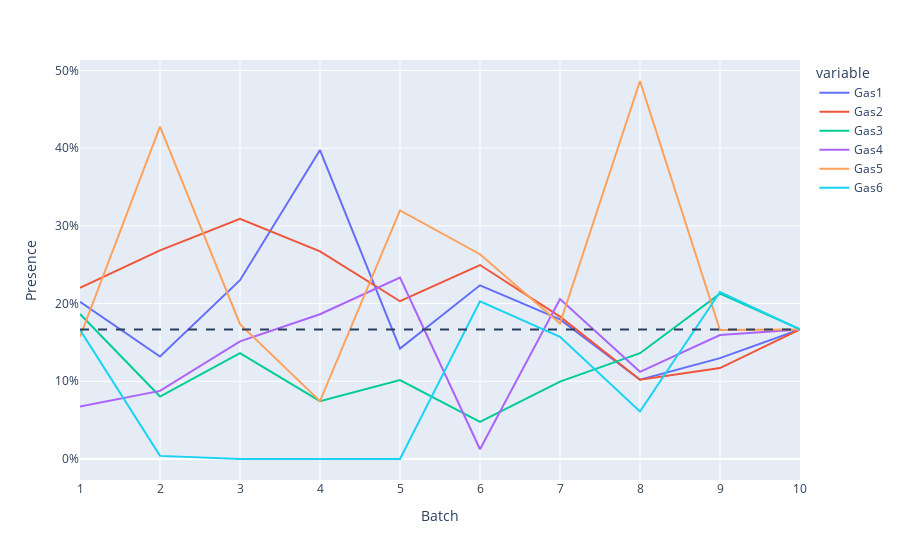

The cell this chart's notebook holds for it:
### Code cell
fig = px.line(df)
fig.update_layout(
    yaxis = dict(
        title="Presence",
        ticksuffix= "%"
    ),
    xaxis = dict(
        title="Batch"
    ),
)
fig.add_hline(y=100/6,line_dash="dash")
fig.show()

### Figure 1 — Plotly figure (JSON) as saved in the notebook; plotly's stock layout.template omitted (floating-point values rounded to 4 significant figures)
{"data": [{"hovertemplate": "variable=Gas1<br>index=%{x}<br>value=%{y}<extra></extra>", "legendgroup": "Gas1", "line": {"color": "#636efa", "dash": "solid"}, "marker": {"symbol": "circle"}, "mode": "lines", "name": "Gas1", "orientation": "v", "showlegend": true, "type": "scatter", "visible": true, "x": [1, 2, 3, 4, 5, 6, 7, 8, 9, 10], "xaxis": "x", "y": [20.22, 13.18, 23.01, 39.75, 14.21, 22.35, 17.96, 10.2, 12.98, 16.67], "yaxis": "y"}, {"hovertemplate": "variable=Gas2<br>index=%{x}<br>value=%{y}<extra></extra>", "legendgroup": "Gas2", "line": {"color": "#EF553B", "dash": "solid"}, "marker": {"symbol": "circle"}, "mode": "lines", "name": "Gas2", "orientation": "v", "showlegend": true, "type": "scatter", "visible": true, "x": [1, 2, 3, 4, 5, 6, 7, 8, 9, 10], "xaxis": "x", "y": [22.02, 26.85, 30.9, 26.71, 20.3, 24.96, 18.32, 10.2, 11.7, 16.67], "yaxis": "y"}, {"hovertemplate": "variable=Gas3<br>index=%{x}<br>value=%{y}<extra></extra>", "legendgroup": "Gas3", "line": {"color": "#00cc96", "dash": "solid"}, "marker": {"symbol": "circle"}, "mode": "lines", "name": "Gas3", "orientation": "v", "showlegend": true, "type": "scatter", "visible": true, "x": [1, 2, 3, 4, 5, 6, 7, 8, 9, 10], "xaxis": "x", "y": [18.65, 8.04, 13.62, 7.45, 10.15, 4.78, 9.96, 13.61, 21.28, 16.67], "yaxis": "y"}, {"hovertemplate": "variable=Gas4<br>index=%{x}<br>value=%{y}<extra></extra>", "legendgroup": "Gas4", "line": {"color": "#ab63fa", "dash": "solid"}, "marker": {"symbol": "circle"}, "mode": "lines", "name": "Gas4", "orientation": "v", "showlegend": true, "type": "scatter", "visible": true, "x": [1, 2, 3, 4, 5, 6, 7, 8, 9, 10], "xaxis": "x", "y": [6.74, 8.76, 15.13, 18.63, 23.35, 1.26, 20.59, 11.22, 15.96, 16.67], "yaxis": "y"}, {"hovertemplate": "variable=Gas5<br>index=%{x}<br>value=%{y}<extra></extra>", "legendgroup": "Gas5", "line": {"color": "#FFA15A", "dash": "solid"}, "marker": {"symbol": "circle"}, "mode": "lines", "name": "Gas5", "orientation": "v", "showlegend": true, "type": "scatter", "visible": true, "x": [1, 2, 3, 4, 5, 6, 7, 8, 9, 10], "xaxis": "x", "y": [15.73, 42.77, 17.34, 7.45, 31.98, 26.35, 17.44, 48.64, 16.6, 16.67], "yaxis": "y"}, {"hovertemplate": "variable=Gas6<br>index=%{x}<br>value=%{y}<extra></extra>", "legendgroup": "Gas6", "line": {"color": "#19d3f3", "dash": "solid"}, "marker": {"symbol": "circle"}, "mode": "lines", "name": "Gas6", "orientation": "v", "showlegend": true, "type": "scatter", "visible": true, "x": [1, 2, 3, 4, 5, 6, 7, 8, 9, 10], "xaxis": "x", "y": [16.63, 0.4, 0, 0, 0, 20.3, 15.72, 6.12, 21.49, 16.67], "yaxis": "y"}], "layout": {"autosize": true, "legend": {"title": {"text": "variable"}, "tracegroupgap": 0}, "margin": {"t": 60}, "shapes": [{"line": {"dash": "dash"}, "type": "line", "x0": 0, "x1": 1, "xref": "x domain", "y0": 16.67, "y1": 16.67, "yref": "y"}], "xaxis": {"anchor": "y", "autorange": true, "domain": [0, 1], "range": [1, 10], "title": {"text": "Batch"}, "type": "linear"}, "yaxis": {"anchor": "x", "autorange": true, "domain": [0, 1], "range": [-2.702, 51.34], "ticksuffix": "%", "title": {"text": "Presence"}, "type": "linear"}}}
